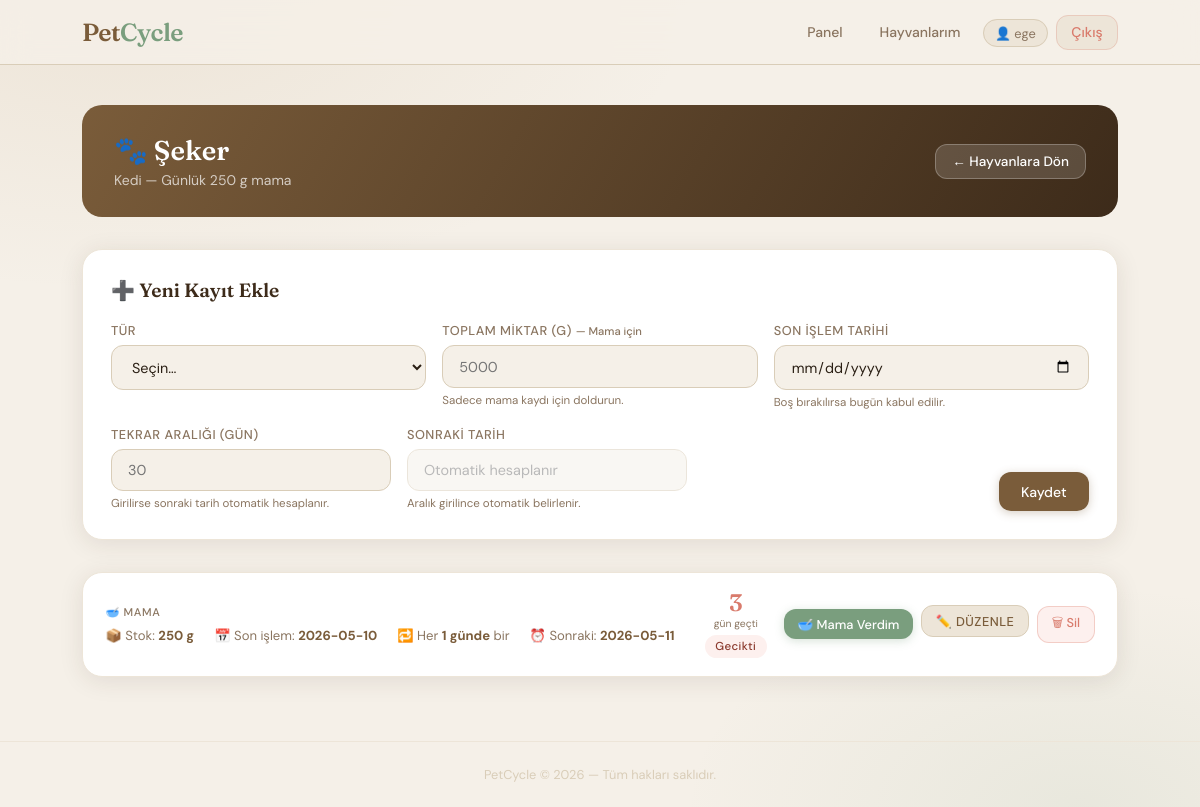
Page /routines/1 (signed in) on the committed database.
### tables this page shows
CREATE TABLE pets (
            id INTEGER PRIMARY KEY AUTOINCREMENT,
            user_id INTEGER NOT NULL,
            name TEXT NOT NULL,
            species TEXT NOT NULL,
            daily_food_gram INTEGER NOT NULL,
            FOREIGN KEY (user_id) REFERENCES users (id)
        );

CREATE TABLE inventory_and_routines (
            id INTEGER PRIMARY KEY AUTOINCREMENT,
            pet_id INTEGER NOT NULL,
            item_type TEXT NOT NULL, 
            total_amount INTEGER,     
            interval_days INTEGER,      
            next_due_date DATE,       
            last_action_date DATE DEFAULT (date('now', 'localtime')),
            FOREIGN KEY (pet_id) REFERENCES pets (id)
        );

### app.py (the view)
@app.route('/routines/<int:pet_id>', methods=['GET'])
@login_required
def get_routines(pet_id):
    user_id = session['user_id']
    conn = get_db_connection()
    try:
        pet = conn.execute(
            'SELECT * FROM pets WHERE id = ? AND user_id = ?',
            (pet_id, user_id)
        ).fetchone()
        if not pet:
            flash('Bu evcil hayvana erişim yetkiniz yok!', 'danger')
            return redirect(url_for('pets'))
        routines = conn.execute('''
            SELECT ir.* FROM inventory_and_routines ir
            JOIN pets p ON ir.pet_id = p.id
            WHERE ir.pet_id = ? AND p.user_id = ?
        ''', (pet_id, user_id)).fetchall()
        today = date.today()
        processed = []
        for r in routines:
            rd = dict(r)
            if rd['next_due_date']:
                target = datetime.strptime(rd['next_due_date'], '%Y-%m-%d').date()
                rd['days_left'] = (target - today).days
            else:
                rd['days_left'] = None
            processed.append(rd)
        return render_template('routines.html', pet=pet, routines=processed)
    finally:
        conn.close()

### app.py (called while the page is built)
def get_db_connection():
    conn = sqlite3.connect(DATABASE)
    conn.row_factory = sqlite3.Row
    return conn

@app.context_processor
def inject_now():
    return {'now': datetime.now()}

def login_required(f):
    @wraps(f)
    def decorated_function(*args, **kwargs):
        if 'user_id' not in session:
            flash('Lütfen önce giriş yapın.', 'warning')
            return redirect(url_for('login'))
        return f(*args, **kwargs)
    return decorated_function

### templates/routines.html (shortened to what this page needs)
{% extends "base.html" %}
{% block content %}
<div class="routine-header">
    <div>
        <h1>🐾 {{ pet.name }}</h1>
        <p>{{ pet.species }} &mdash; Günlük {{ pet.daily_food_gram }} g mama</p>
    </div>
    <a href="{{ url_for('pets') }}" class="back-btn">← Hayvanlara Dön</a>
</div>
<div class="add-section">
    <h2>➕ Yeni Kayıt Ekle</h2>
    <form method="POST" action="{{ url_for('add_routine') }}">
        <div class="form-grid">
            <div class="form-group" style="margin-bottom:0">
                <label for="item_type">Tür</label>
                <select id="item_type" name="item_type" required>
                    <option value="" disabled selected>Seçin…</option>
                </select>
            </div>
            <div class="form-group" style="margin-bottom:0">
                <label for="total_amount">
                    Toplam Miktar (g)
                    <span style="font-size:.7rem;text-transform:none;letter-spacing:0">— Mama için</span>
                </label>
                <input type="number" id="total_amount" name="total_amount" placeholder="5000" min="1">
                <p class="field-hint">Sadece mama kaydı için doldurun.</p>
            </div>
            <div class="form-group" style="margin-bottom:0">
                <label for="last_action_date">Son İşlem Tarihi</label>
                <input type="date" id="last_action_date" name="last_action_date">
                <p class="field-hint">Boş bırakılırsa bugün kabul edilir.</p>
            </div>
        </div>
        <div class="form-grid-wide">
            <div class="form-group" style="margin-bottom:0">
                <label for="interval_days">Tekrar Aralığı (gün)</label>
                <input type="number" id="interval_days" name="interval_days" placeholder="30" min="1">
                <p class="field-hint">Girilirse sonraki tarih otomatik hesaplanır.</p>
            </div>
            <div class="form-group" style="margin-bottom:0">
                <label>Sonraki Tarih</label>
                <input type="text" disabled placeholder="Otomatik hesaplanır" style="opacity:.5;cursor:not-allowed">
                <p class="field-hint">Aralık girilince otomatik belirlenir.</p>
            </div>
            <div>
                <button type="submit" class="btn btn-primary w-full">Kaydet</button>
            </div>
        </div>
    </form>
</div>
{% if routines %}
<div class="routine-list">
    {% for r in routines %}
    <div class="routine-row">
        <div class="routine-row-main">
            <div class="routine-info">
                <span class="routine-type-label">
                    {% if r.item_type == 'Mama' %}🥣
                    {% elif r.item_type == 'Veteriner' %}🏥
                    {% elif r.item_type == 'Aşı' %}💉
                    {% elif r.item_type == 'Tırnak' %}✂️
                    {% elif r.item_type == 'Banyo' %}🛁
                    {% elif r.item_type == 'İlaç' %}💊
                    {% else %}📌{% endif %}
                    {{ r.item_type }}
                </span>
                <div class="routine-meta">
                    {% if r.total_amount %}
                    <span class="routine-meta-item">
                        📦 Stok: <strong>{{ r.total_amount }} g</strong>
                    </span>
                    {% endif %}
                    {% if r.last_action_date %}
                    <span class="routine-meta-item">
                        📅 Son işlem: <strong>{{ r.last_action_date[:10] }}</strong>
                    </span>
                    {% endif %}
                    {% if r.interval_days %}
                    <span class="routine-meta-item">
                        🔁 Her <strong>{{ r.interval_days }} günde</strong> bir
                    </span>
                    {% endif %}
                    {% if r.next_due_date %}
                    <span class="routine-meta-item">
                        ⏰ Sonraki: <strong>{{ r.next_due_date }}</strong>
                    </span>
                    {% endif %}
                </div>
            </div>
            {% if r.days_left is not none %}
            <div class="days-chip">
                <span class="num
                    {% if r.days_left < 0 %}day-danger
                    {% elif r.days_left <= 3 %}day-warn
                    {% else %}day-ok{% endif %}">
                    {{ r.days_left | abs }}
                </span>
                <span class="lbl">
                    {% if r.days_left < 0 %}gün geçti
                    {% elif r.days_left == 0 %}bugün!
                    {% else %}gün kaldı{% endif %}
                </span>
                {% if r.days_left < 0 %}
                    <span class="badge badge-danger" style="margin-top:.3rem">Gecikti</span>
                {% elif r.days_left == 0 %}
                    <span class="badge badge-warn" style="margin-top:.3rem">Bugün</span>
                {% elif r.days_left <= 3 %}
                    <span class="badge badge-warn" style="margin-top:.3rem">Yakın</span>
                {% else %}
                    <span class="badge badge-ok" style="margin-top:.3rem">Tamam</span>
                {% endif %}
            </div>
            {% endif %}
            <div class="routine-actions">
                {% if r.item_type == 'Mama' %}
                <form method="POST" action="{{ url_for('edit_routine', r_id=r.id) }}">
                    <button type="submit" class="btn btn-sage btn-sm">🥣 Mama Verdim</button>
                </form>
                {% endif %}
                <label for="rt-toggle-{{ r.id }}" class="btn btn-ghost btn-sm" style="cursor:pointer">
                    ✏️ Düzenle
                </label>
                <form method="POST" action="{{ url_for('delete_routine', r_id=r.id) }}"
                    onsubmit="return confirm('Bu kayıt silinecek, emin misiniz?')">
                    <button type="submit" class="btn btn-danger btn-sm">🗑 Sil</button>
                </form>
            </div>
        </div>
    </div>
    {% endfor %}
</div>
{% else %}
<div class="empty-state card">
    <div class="empty-icon">📋</div>
    <p>Bu hayvan için henüz kayıt yok. Yukarıdan ekleyin!</p>
</div>
{% endif %}
{% endblock %}

### templates/base.html (shortened to what this page needs)
<!DOCTYPE html>
<html lang="tr">
<head>
</head>
<body>
    {% if session.user_id %}
    <nav>
        <div class="nav-inner">
            <a href="{{ url_for('dashboard') }}" class="nav-brand">Pet<span>Cycle</span></a>
            <ul class="nav-links">
                <li><a href="{{ url_for('dashboard') }}" {% if request.endpoint == 'dashboard' %}class="active"{% endif %}>Panel</a></li>
                <li><a href="{{ url_for('pets') }}" {% if request.endpoint == 'pets' %}class="active"{% endif %}>Hayvanlarım</a></li>
                <li><span class="nav-user">👤 {{ session.username }}</span></li>
                <li><a href="{{ url_for('logout') }}" class="btn-logout">Çıkış</a></li>
            </ul>
        </div>
    </nav>
    {% endif %}
    <main>
        {% block content %}{% endblock %}
    </main>
    <footer>
        PetCycle &copy; {{ now.year if now else 2025 }} — Tüm hakları saklıdır.
    </footer>
</body>
</html>

### rows in the picture
pets: name "Şeker", species "Kedi", daily_food_gram "250"
inventory_and_routines: item_type "MAMA", total_amount "250", last_action_date "2026-05-10", interval_days "1", next_due_date "2026-05-11", days_left|abs "3"

### other values in the picture
{{ session.username }} "ege"
